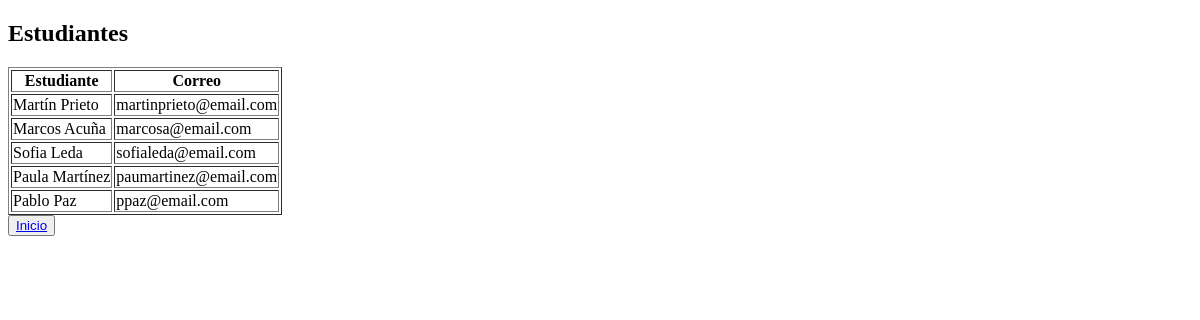
Page /estudiante/list on the earlier database version.
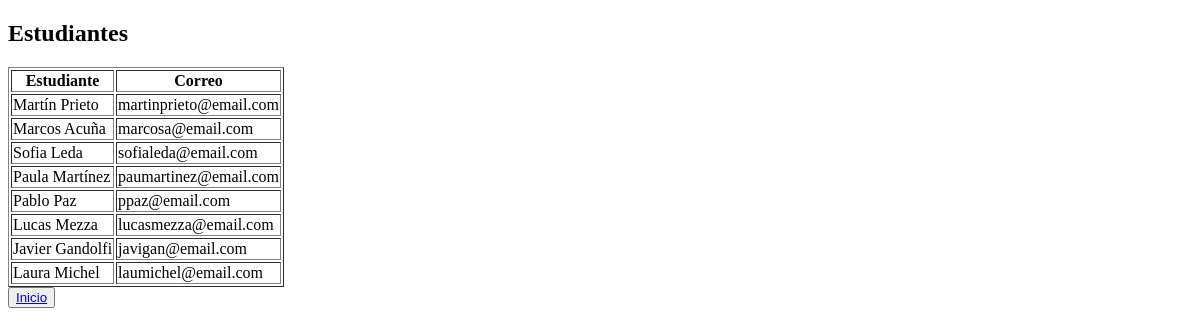
Same page on the later database version.
### Coder/models.py (models this page shows, shortened)
class Estudiante(models.Model):
    nombre = models.CharField(max_length=100)
    email = models.EmailField()

### Coder/views.py (the view)
# urls.py: path('estudiante/list', views.estudiante_list, name='estudiante_list'),
def estudiante_list(request):
    consulta = models.Estudiante.objects.all()
    contexto = {"estudiantes": consulta}
    return render(request, "Coder/estudiante_list.html", contexto)

### Coder/templates/Coder/estudiante_list.html
{% extends 'Coder/base.html' %}
{% block contenido %}
    <h2>Estudiantes</h2>
    <table border="1">
        <thead>
            <th>Estudiante</th>
            <th>Correo</th>
        </thead>
    <tbody>
        {% for estudiante in estudiantes %}
            <tr>
                <td>{{ estudiante.nombre }}</td>
                <td>{{ estudiante.email }}</td>
            </tr>
    </tbody>
    {% endfor %}
    </table>
    <button><a href="{% url 'index' %}">Inicio</a></button>
{% endblock contenido %}

### Coder/templates/Coder/base.html (shortened to what this page needs)
<!DOCTYPE html>
<html lang="es">
<head>
</head>
<body>
    {% block contenido %}
    {% endblock contenido %}
</body>
</html>

Differences in the rows shown:
added Estudiante: nombre "Lucas Mezza", email "lucasmezza@email.com"
added Estudiante: nombre "Javier Gandolfi", email "javigan@email.com"
added Estudiante: nombre "Laura Michel", email "laumichel@email.com"
